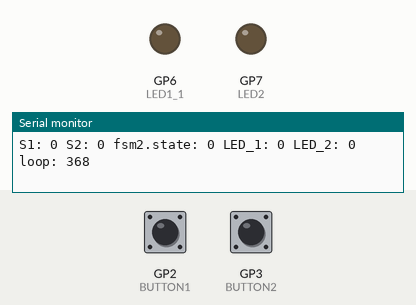
The program below on a simulated Raspberry Pi Pico. On the bench: output pins drawn as LEDs (lit = HIGH), the last lines printed to the serial monitor. Dashed ring = blinking. The test bench sets the inputs (shaded band); at power-on: GP3 (BUTTON2) HIGH, GP2 (BUTTON1) HIGH.

Above: at 1.2 s.
1.3 s: GP3 (BUTTON2) pulled LOW for 0.15 s
At 1.8 s:
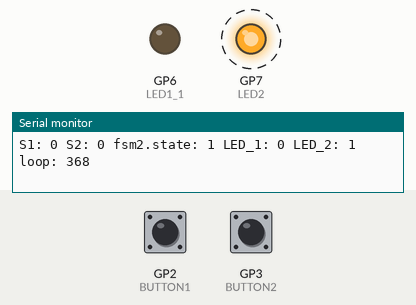
4.4 s: GP2 (BUTTON1) pulled LOW for 0.15 s
At 5.1 s:
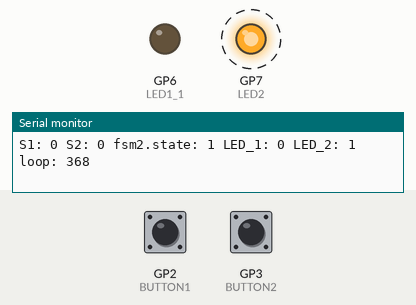
7.4 s: GP2 (BUTTON1) pulled LOW for 1 s
At 8.2 s:
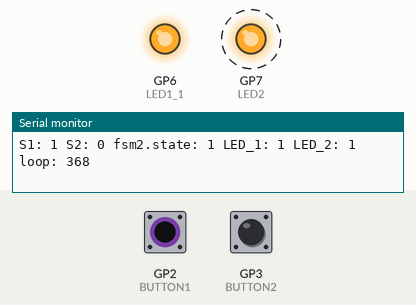
10.4 s: GP3 (BUTTON2) pulled LOW for 1 s
At 11.4 s:
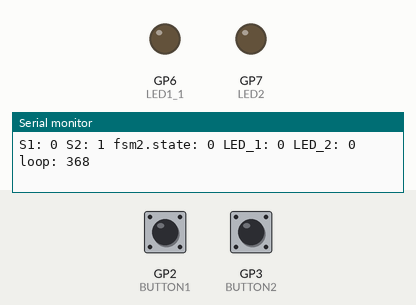
14.4 s: GP3 (BUTTON2) pulled LOW for 3.2 s
At 15.0 s:
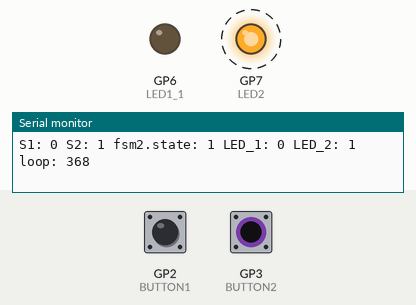
20.6 s: GP2 (BUTTON1) pulled LOW for 3.2 s
At 22.3 s:
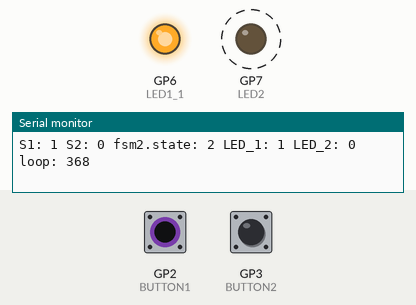
Timing chart, 0 to 26.3 s (numbered marks = the images above; inputs shaded):
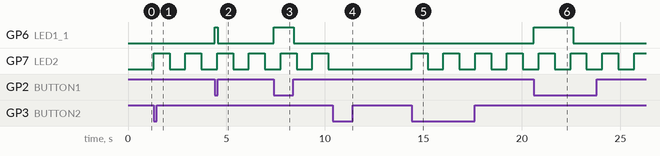

The program:

main.cpp
```cpp
#include <Arduino.h>

#define LED1_1 6
#define LED2 7
#define BUTTON1 2
#define BUTTON2 3

typedef struct {
  int state, new_state;

  // tes - time entering state
  // tis - time in state
  unsigned long tes, tis;
} fsm_t;

// Input variables
uint8_t S1, prevS1;
uint8_t S2, prevS2;

// Output variables
uint8_t LED_1, LED_2;

// Our finite state machines
fsm_t fsm1, fsm2;

unsigned long interval, last_cycle;
unsigned long loop_micros;


// Set new state
void set_state(fsm_t& fsm, int new_state)
{
  if (fsm.state != new_state) {  // if the state chnanged tis is reset
    fsm.state = new_state;
    fsm.tes = millis();
    fsm.tis = 0;
  }
}

void setup() {
  // put your setup code here, to run once:

  pinMode(LED1_1, OUTPUT);
  pinMode(BUTTON1, INPUT);
  pinMode(LED2, OUTPUT);
  pinMode(BUTTON2, INPUT);

  // Start the serial port with 115200 baudrate
  Serial.begin(115200);

  interval = 10;
  set_state(fsm1, 0);
  set_state(fsm2, 0);
}

void loop() {

// To measure the time between loop() calls
    //unsigned long last_loop_micros = loop_micros;

    // Do this only every "interval" miliseconds
    // It helps to clear the switches bounce effect
    unsigned long now = millis();
    if (now - last_cycle > interval) {
      loop_micros = micros();
      last_cycle = now;

      // Read the inputs
      prevS1 = S1;
      prevS2 = S2;
      S1 = !digitalRead(BUTTON1);
      S2 = !digitalRead(BUTTON2);

      // FSM processing

      // Update tis for all state machines
      unsigned long cur_time = millis();   // Just one call to millis()
      fsm1.tis = cur_time - fsm1.tes;
      fsm2.tis = cur_time - fsm2.tes;

      // Calculate next state for the first state machine - 4.
      /* if (fsm1.state == 0 && S1){
        fsm1.new_state = 1;
      } else if(fsm1.state == 1 && fsm1.tis > 2000) {
        fsm1.new_state = 2;
      } else if (fsm1.state == 1 && !S1){
        fsm1.new_state = 0;
      } else if (fsm1.state == 2 && fsm1.tis > 2000){
        fsm1.new_state = 1;
      } else if (fsm1.state == 2 && !S1){
        fsm1.new_state = 0;
      }
 */

      if (fsm1.state == 0 && S1){
        fsm1.new_state = 1;
      } else if(fsm1.state == 1 && fsm1.tis > 2000) {
        fsm1.new_state = 2;
      } else if (fsm1.state == 1 && !S1){
        fsm1.new_state = 0;
      } else if (fsm1.state == 2 && fsm1.tis > 2000){
        fsm1.new_state = 1;
      } else if (fsm1.state == 2 && !S1){
        fsm1.new_state = 0;
      }


      /* if (fsm2.state == 0 && S2){
        fsm2.new_state = 1;
      } else if(fsm2.state == 1 && !S2) {
        fsm2.new_state = 0;
      } - Ex.4 */

      //  if (fsm2.state == 0 && S2 && !prevS2){
      //   fsm2.new_state = 1;
      // } else if(fsm2.state == 1 && S2 && !prevS2) {
      //   fsm2.new_state = 0;
      // } - Ex.5

      if (fsm2.state == 0 && S2 && !prevS2){
         fsm2.new_state = 1;
       } else if(fsm2.state == 1 && fsm2.tis > 800) {
         fsm2.new_state = 2;
      }  else if(fsm2.state == 2 && fsm2.tis > 800) {
         fsm2.new_state = 1;
      }  else if(fsm2.state == 1 && S2 && !prevS2) {
         fsm2.new_state = 0;
      }  else if(fsm2.state == 2 && S2 && !prevS2) {
         fsm2.new_state = 0;
      }

      // Calculate next state for the second state machine
      /*if (fsm2.state == 0 && S2 && !prevS2){
        fsm2.new_state = 1;
      } else if (fsm2.state == 1 && S2 && !prevS2){
        fsm2.new_state = 0;
      }*/

      // Update the states
      set_state(fsm1, fsm1.new_state);
      set_state(fsm2, fsm2.new_state);

      // Actions set by the current state of the first state machine
      if (fsm1.state == 0){
        LED_1 = 0;
      } else if (fsm1.state == 1){
        LED_1 = 1;
      } else if (fsm1.state == 2){
        LED_1 = 0;
      }

      if (fsm2.state == 0 || fsm2.state == 2){
        LED_2 = 0;
      } else if (fsm2.state == 1){
        LED_2 = 1;
      }

      // A more compact way
      // LED_1 = (fsm1.state == 1);
      // LED_1 = (state == 1)||(state ==2);  if LED1_1 must be set in states 1 and 2

      // Actions set by the current state of the second state machine
      // LED_2 = (fsm2.state == 0);

      // Set the outputs
      digitalWrite(LED1_1, LED_1);
      digitalWrite(LED2, LED_2);

      // Debug using the serial port
      Serial.print("S1: ");
      Serial.print(S1);

      Serial.print(" S2: ");
      Serial.print(S2);

      Serial.print(" fsm2.state: ");
      Serial.print(fsm2.state);

      Serial.print(" LED_1: ");
      Serial.print(LED_1);

      Serial.print(" LED_2: ");
      Serial.print(LED_2);

      Serial.print(" loop: ");
      Serial.println(micros() - loop_micros);
    }

}
```

Measured:
- after the input at 1.3 s, GP7 (LED2): alternates HIGH for 0.81 s and LOW for 0.81 s, starting at once
- after the input at 4.4 s, GP6 (LED1_1): LOW → HIGH at once, → LOW 0.14 s later
- after the input at 7.4 s, GP6 (LED1_1): LOW → HIGH at once, → LOW 1.0 s later
- after the input at 10.4 s, GP7 (LED2): stops changing and stays LOW
- after the input at 14.4 s, GP7 (LED2): alternates HIGH for 0.81 s and LOW for 0.81 s, starting at once
- after the input at 20.6 s, GP6 (LED1_1): LOW → HIGH at once, → LOW 2.0 s later
